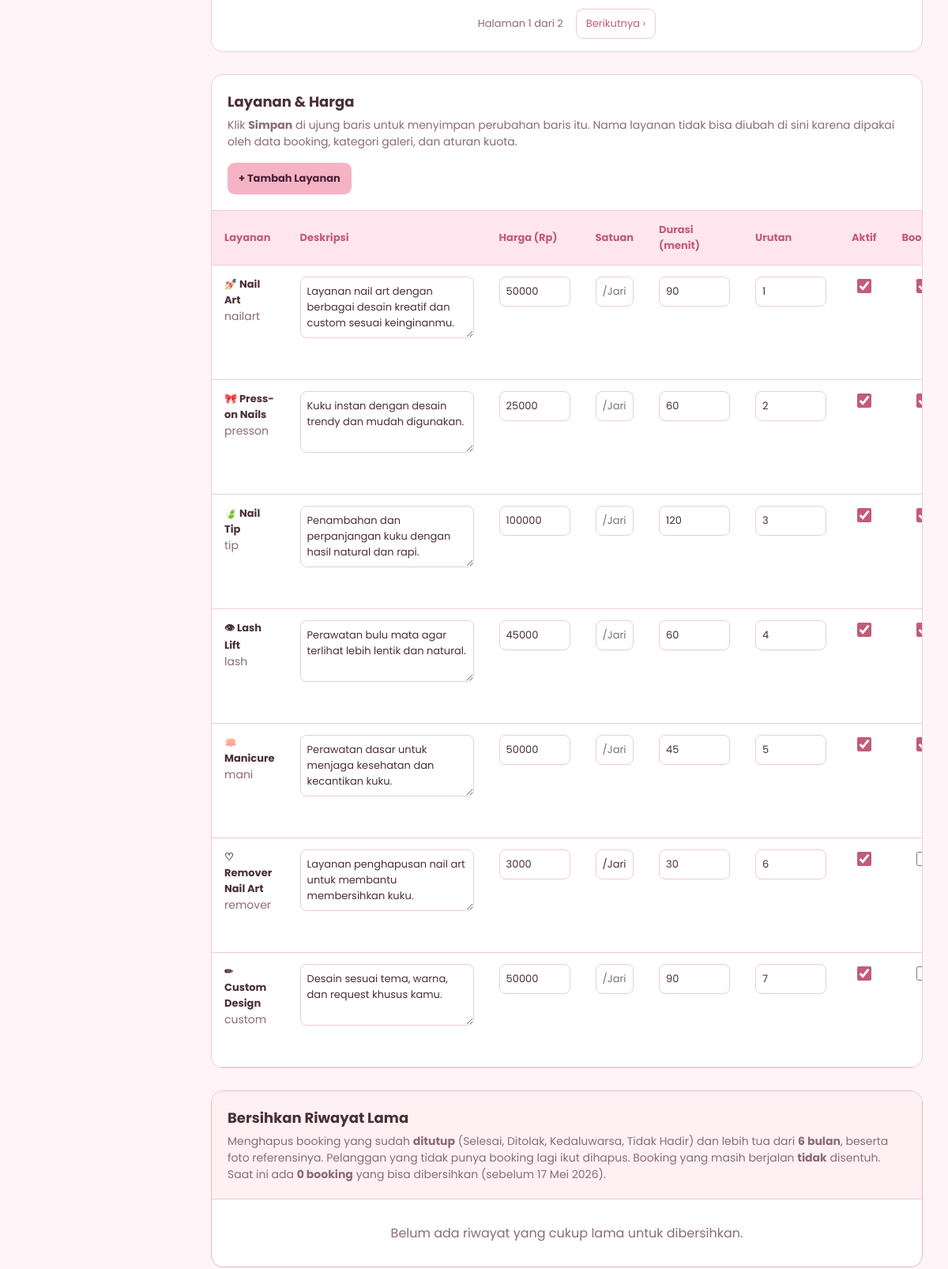
/admin/dashboard.php (signed in, middle part), run on an earlier commit of the app's database.
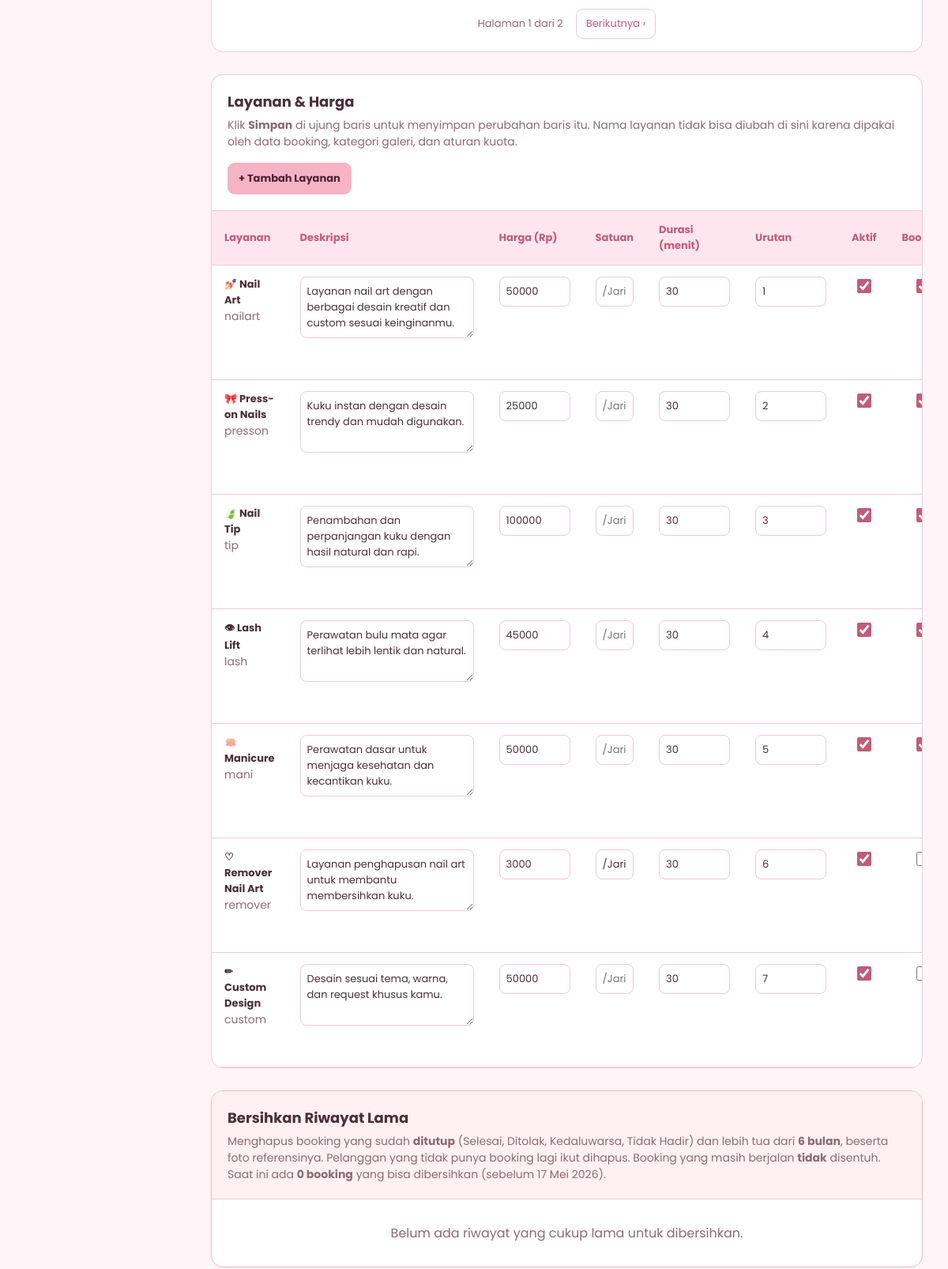
And on a later commit of the database.
### tables this page shows
CREATE TABLE IF NOT EXISTS `layanan` (
  `id_layanan` int NOT NULL AUTO_INCREMENT,
  `nama_layanan` varchar(100) NOT NULL,
  `deskripsi` text NOT NULL,
  `harga` decimal(12,2) NOT NULL,
  `satuan` varchar(20) NOT NULL DEFAULT '',
  `gambar` varchar(255) NOT NULL DEFAULT '',
  `gambar_harga` varchar(255) NOT NULL DEFAULT '',
  `ikon` varchar(20) NOT NULL DEFAULT '✦',
  `kategori` varchar(30) NOT NULL,
  `kelompok` enum('utama','lainnya') NOT NULL DEFAULT 'utama',
  `urutan` int NOT NULL DEFAULT '0',
  `tampil_layanan` tinyint(1) NOT NULL DEFAULT '1',
  `tampil_harga` tinyint(1) NOT NULL DEFAULT '1',
  `bisa_booking` tinyint(1) NOT NULL DEFAULT '1',
  `unggulan` tinyint(1) NOT NULL DEFAULT '0',
  `aktif` tinyint(1) NOT NULL DEFAULT '1',
  `durasi_menit` int NOT NULL DEFAULT '30',
  PRIMARY KEY (`id_layanan`)
);

### admin/includes/lib.php (called while the page is built, shortened)
<?php
require_once __DIR__ . '/header.php';
require_once __DIR__ . '/footer.php';
function h($value): string {
    return htmlspecialchars((string) $value, ENT_QUOTES, 'UTF-8');
}
function render_admin(string $key): void {
    require __DIR__ . '/../pages/' . $key . '.php';
}

### admin/dashboard.php (called while the page is built)
<?php
require __DIR__ . '/includes/lib.php';
render_admin('dashboard');

### admin/pages/dashboard.php (the view, shortened to what the changed rows need)
<?php
$layanan = [];
$layananError = '';
try {
    $layanan = $pdo->query(
        'SELECT id_layanan, nama_layanan, ikon, kategori, deskripsi, harga, satuan,
                durasi_menit, urutan, aktif, bisa_booking, tampil_layanan,
                tampil_harga, unggulan
         FROM layanan
         ORDER BY urutan, id_layanan'
    )->fetchAll();
} catch (Throwable $e) {
    error_log('Gagal memuat layanan di dashboard: ' . $e->getMessage());
    $layananError = in_array($_SERVER['REMOTE_ADDR'] ?? '', ['127.0.0.1', '::1'], true)
        ? $e->getMessage()
        : 'Data layanan belum dapat dimuat.';
}
?>
<div class="layout">
    <main class="main">
        <section class="panel" id="layanan" style="margin-top:28px">
            <div class="panel-head head-flex">
                <div>
                    <h2>Layanan &amp; Harga</h2>
                </div>
            </div>
            <?php if ($layananError !== ''): ?>
                <div class="alert err" style="margin:16px 20px">
                    Tabel layanan gagal dimuat: <?= h($layananError) ?>
                </div>
            <?php elseif (!$layanan): ?>
                <p class="empty">Belum ada data layanan.</p>
            <?php else: ?>
                <div class="table-wrap">
                    <table class="edit-table">
                        <thead>
                            <tr>
                                <th>Layanan</th>
                                <th>Deskripsi</th>
                                <th>Harga (Rp)</th>
                                <th>Satuan</th>
                                <th>Durasi (menit)</th>
                                <th>Urutan</th>
                                <th title="Layanan aktif muncul di website">Aktif</th>
                                <th title="Bisa dipilih di form booking">Booking</th>
                            </tr>
                        </thead>
                        <tbody>
                        <?php foreach ($layanan as $r): $id = (int) $r['id_layanan']; $f = 'f' . $id; ?>
                            <tr id="l<?= $id ?>"<?= (int) $r['aktif'] === 1 ? '' : ' class="nonaktif"' ?>>
                                <td>
                                    <b><?= h($r['ikon']) ?> <?= h($r['nama_layanan']) ?></b><br>
                                    <span class="muted"><?= h($r['kategori']) ?></span>
                                </td>
                                <td><textarea name="deskripsi" rows="3" form="<?= $f ?>" required maxlength="1000"><?= h($r['deskripsi']) ?></textarea></td>
                                <td><input type="number" name="harga" form="<?= $f ?>" value="<?= (int) $r['harga'] ?>" min="0" max="99999999" step="1" required></td>
                                <td><input type="text" name="satuan" form="<?= $f ?>" value="<?= h($r['satuan']) ?>" maxlength="20" placeholder="/Jari" size="7"></td>
                                <td><input type="number" name="durasi_menit" form="<?= $f ?>" value="<?= (int) $r['durasi_menit'] ?>" min="5" max="600" step="5" required></td>
                                <td><input type="number" name="urutan" form="<?= $f ?>" value="<?= (int) $r['urutan'] ?>" min="0" max="999" required></td>
                                <td class="cek"><input type="checkbox" name="aktif" value="1" form="<?= $f ?>"<?= (int) $r['aktif'] === 1 ? ' checked' : '' ?>></td>
                                <td class="cek"><input type="checkbox" name="bisa_booking" value="1" form="<?= $f ?>"<?= (int) $r['bisa_booking'] === 1 ? ' checked' : '' ?>></td>
                            </tr>
                        <?php endforeach; ?>
                        </tbody>
                    </table>
                </div>
            <?php endif; ?>
        </section>
        <section class="panel danger-zone" id="riwayat" style="margin-top:28px">
            <div class="panel-head">
                <h2>Bersihkan Riwayat Lama</h2>
            </div>
        </section>
    </main>
</div>

What changed in the data, as far as the page shows it:
changed layanan "nailart": durasi_menit "90" → "30"
changed layanan "presson": durasi_menit "60" → "30"
changed layanan "tip": durasi_menit "120" → "30"
changed layanan "lash": durasi_menit "60" → "30"
changed layanan "mani": durasi_menit "45" → "30"
changed layanan "custom": durasi_menit "90" → "30"
